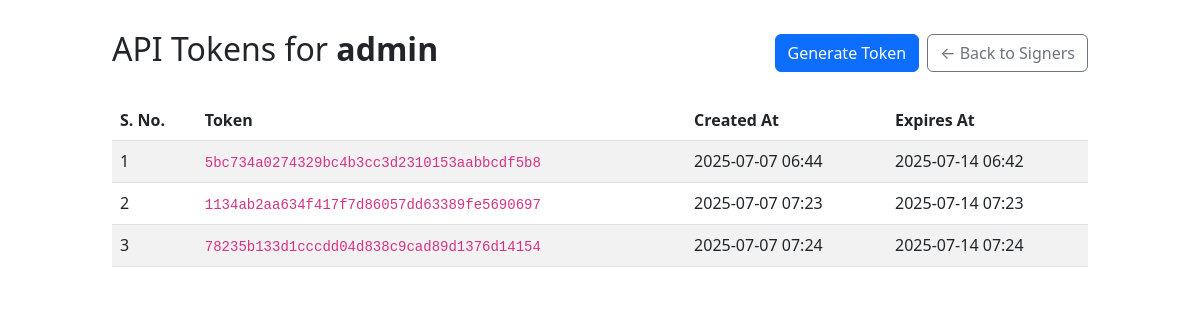
The page /accounts/tokens/ (signed in) on the database as committed earlier.
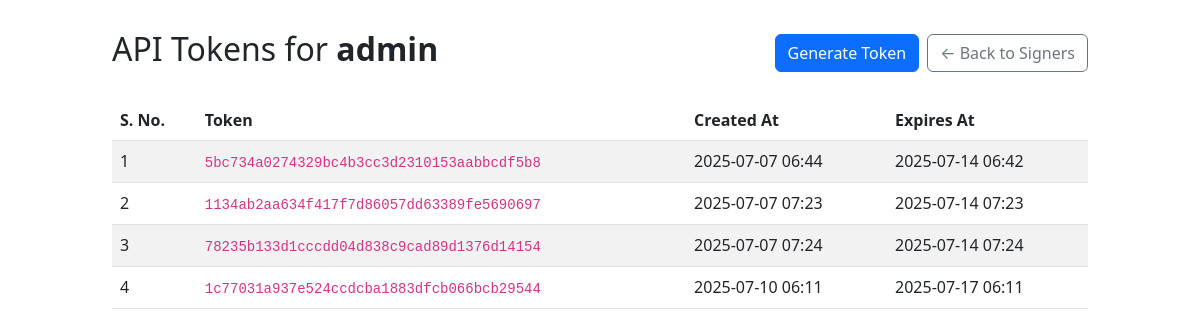
The same page on the database as committed later.
### users/models.py (models this page shows, shortened)
class UserToken(models.Model):
    user = models.ForeignKey(User, on_delete=models.CASCADE, related_name='tokens')
    key = models.CharField(max_length=40, unique=True)
    created_at = models.DateTimeField(auto_now_add=True)
    expires_at = models.DateTimeField()

### users/views.py (the view)
# urls.py: path('tokens/', TokenListView.as_view(), name='token_list'),
class TokenListView(LoginRequiredMixin, ListView):
    model = UserToken
    template_name = 'users/token_list.html'
    context_object_name = 'tokens'
    def get_queryset(self) -> Any:
        return UserToken.objects.filter(user=self.request.user)

### templates/users/token_list.html (shortened to what this page needs)
<!DOCTYPE html>
<html lang="en">
<head>
    <link href="https://cdn.jsdelivr.net/npm/bootstrap@5.3.0/dist/css/bootstrap.min.css" rel="stylesheet">
</head>
<body>
<div class="container table-container">
  <div class="d-flex justify-content-between align-items-center mb-4">
    <h2>API Tokens for <strong>{{ request.user.username }}</strong></h2>
    <div class="d-flex align-items-center">
        <a href="{% url 'api_token' %}" class="btn btn-primary me-2">Generate Token</a>
        <a href="{% url 'signerList' %}" class="btn btn-outline-secondary">← Back to Signers</a>
    </div>
  </div>
    <div class="table-responsive">
        <table class="table table-striped table-hover">
            <thead class="table-header">
                <tr>
                    <th>S. No.</th>
                    <th>Token</th>
                    <th>Created At</th>
                    <th>Expires At</th>
                </tr>
            </thead>
            <tbody>
            {% for token in tokens %}
                <tr>
                    <td>{{ forloop.counter }}</td>
                    <td><code>{{ token.key }}</code></td>
                    <td>{{ token.created_at|date:"Y-m-d H:i" }}</td>
                    <td>
                        {% if token.expires_at < now %}
                            <span class="text-danger">{{ token.expires_at|date:"Y-m-d H:i" }} (Expired)</span>
                        {% else %}
                            {{ token.expires_at|date:"Y-m-d H:i" }}
                        {% endif %}
                    </td>
                </tr>
            {% empty %}
                <tr>
                    <td colspan="4" class="text-center">No tokens found. Click "Generate New Token" above.</td>
                </tr>
            {% endfor %}
            </tbody>
        </table>
    </div>
</div>
</body>
</html>

Rows that differ between the two databases and show on the page:
added UserToken: key "1c77031a937e524ccdcba1883dfcb066bcb29544", created_at "2025-07-10 06:11", expires_at "2025-07-17 06:11"
